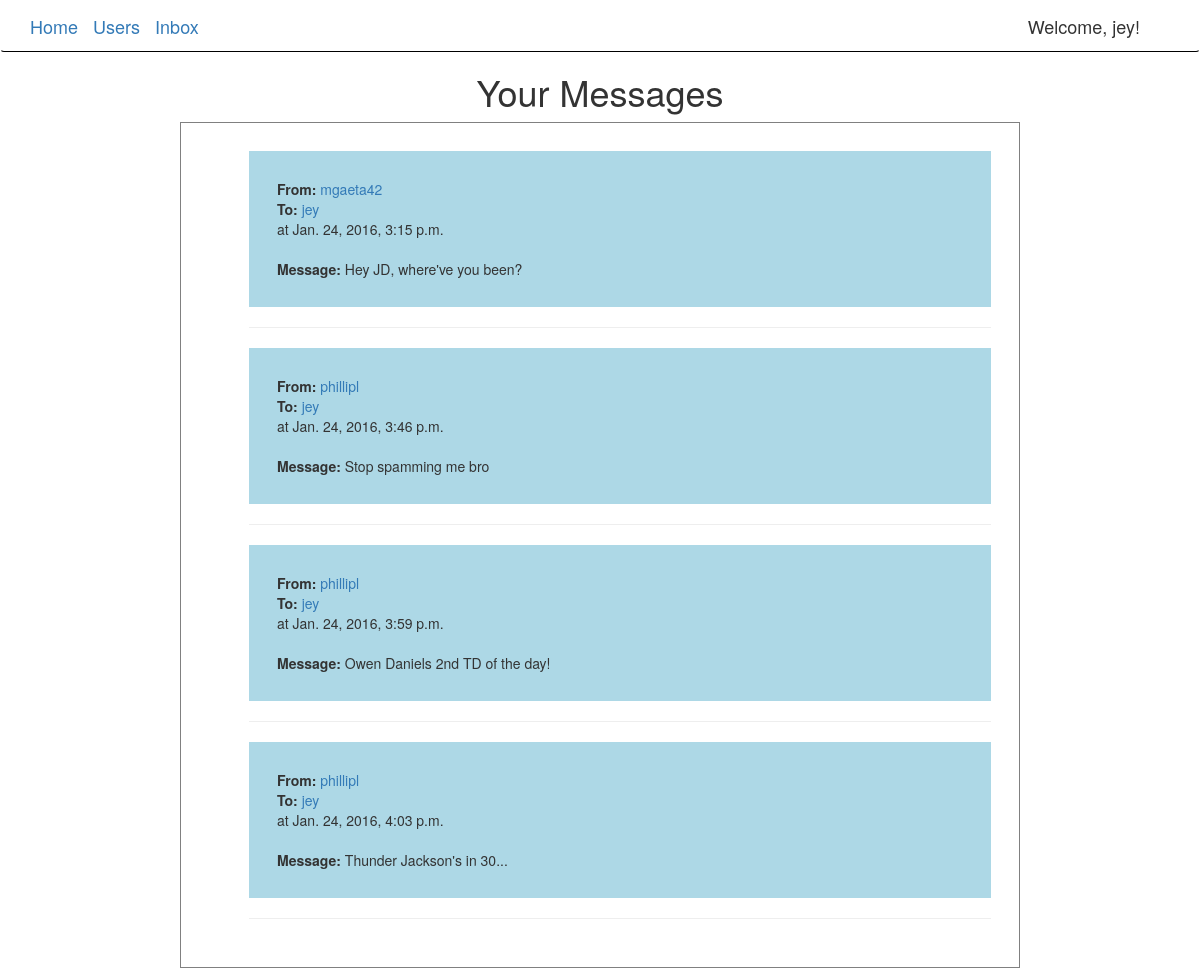
The app's page /demo/your_messages (signed in), older data.
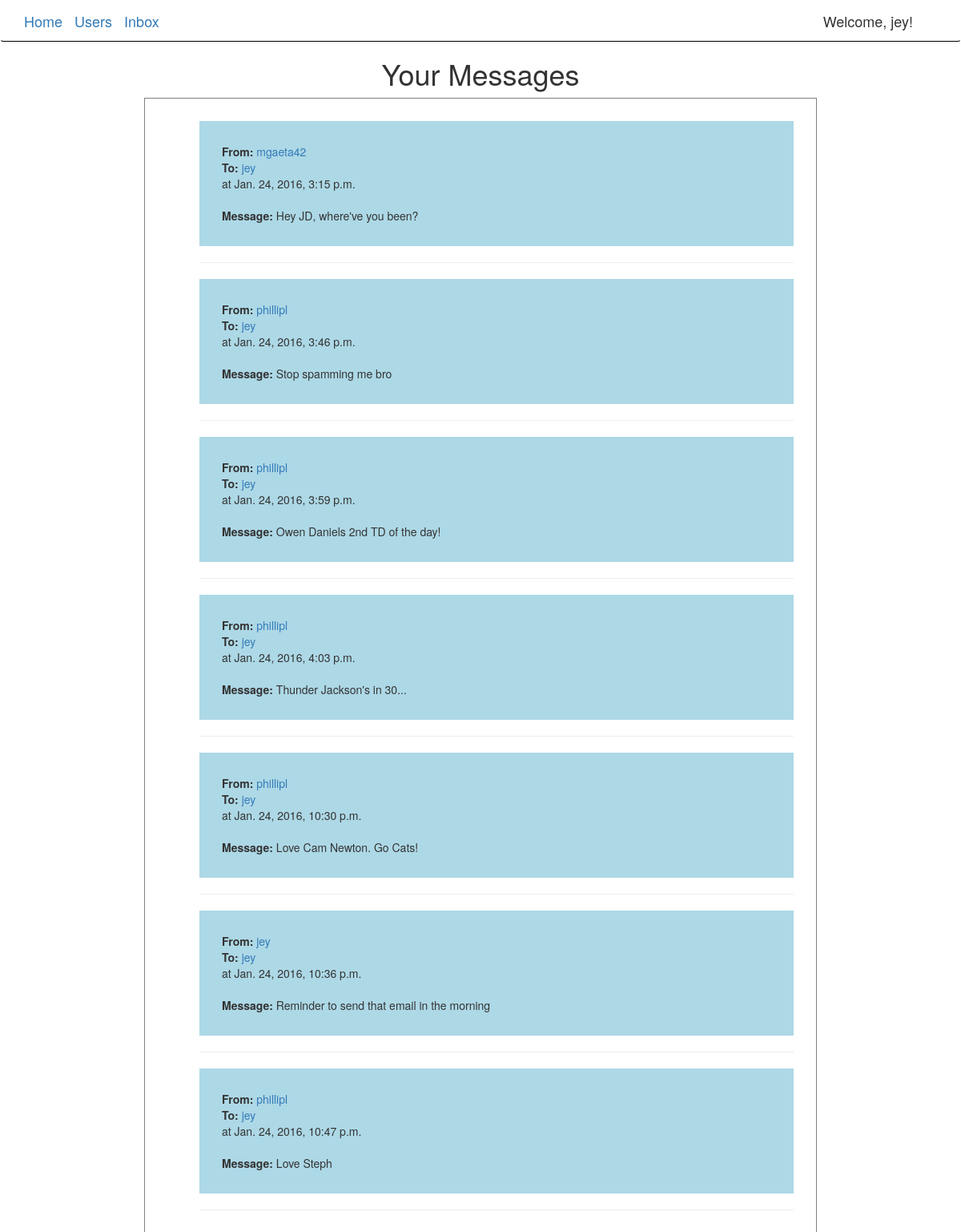
The same page, newer data.
### demo/models.py (models this page shows, shortened)
class Notification(SelfPublishModel, models.Model):
    serializer_class = NotificationSerializer
    message = models.TextField()
    user = models.ForeignKey(settings.AUTH_USER_MODEL, related_name='receiving_user')
    sending_user = models.ForeignKey(settings.AUTH_USER_MODEL, related_name='sending_user', default = DEFAULT_USER_ID)
    created = models.DateTimeField(auto_now_add=True)

### demo/views.py (the view)
def your_messages(request):
	current_user=request.user
	context=RequestContext(request)
	context_dict = {}
	your_messages = Notification.objects.filter(user=current_user)
	context_dict['your_messages'] = your_messages
	return render_to_response('your_messages.html', context_dict, context)

### templates/your_messages.html (shortened to what this page needs)
<!DOCTYPE html>
{% extends 'base.html' %}
{% load static %}
{% load swampdragon_tags %}
{% block content %}
	{% block bodyblock %}
	<h1>Your Messages</h1>
	<div class="recent-messages">
		<ul id="notifications">
		    {% for notification in your_messages %}
		    	{% if notification.user == user %}
		    	<div id="alternate_color">
		    	{% endif %}
				    <li><div id="detail">From:  </div>
				    	<a href="/new_message/{{ notification.sending_user.id }}">{{ notification.sending_user }} </a>
				    </li>
				    <li> <div id="detail">To: </div>
				    	<a href="/new_message/{{ notification.user.id }}">{{ notification.user }} </a>
				    </li>
				    <li>at {{ notification.created }}</li></br>
				    <li><div id="detail">Message: </div>{{ notification.message }}</li>
		    	{% if notification.user == user %}
		    	</div>
		    	{% endif %}
			    <hr>
		    {% endfor %}
		</ul>
	</div>
	{% endblock %}
{% endblock %}

### templates/base.html (shortened to what this page needs)
{% load static %}
{% load swampdragon_tags %}
<head>
<link rel="stylesheet" href="{{ STATIC_URL }}notifications.css">
<link rel="stylesheet" href="https://maxcdn.bootstrapcdn.com/bootstrap/3.3.6/css/bootstrap.min.css">
<link rel="stylesheet" href="https://maxcdn.bootstrapcdn.com/bootstrap/3.3.6/css/bootstrap-theme.min.css">
</head>
<div class="navbar navbar" role="navigation">
	  <div class="container">
	    <div class="navbar-header">
	      <a class="navbar-brand" href="/home/">Home</a>
	      <a class="navbar-brand" href="/users/">Users</a>
	      <a class="navbar-brand" href="/home/your_messages/">Inbox</a>
	    </div>
	    <div class="navbar-collapse collapse">
	      <ul class="nav navbar-nav pull-right">
	          {% if user and not user.is_anonymous %}
	          <li class="navbar-brand">Welcome, {{ user }}!</li>
	          {% else %}
	          	<a class="navbar-brand" href="/admin">Admin Login</a>
	          {% endif %}
	      </ul>
	  </div>
	</div>
</div>
{% block content %}{% endblock %}

### static/notifications.css (style rules this page uses)
li { list-style-type:none; }
.recent-messages, .list-users { border: 1px solid gray; width: 70%; margin-left: 15%; padding: 2em; }
h1 { text-align: center; }
.navbar.navbar { border-bottom: 1px solid black; }
#detail { font-weight: bold; display: inline; }
#alternate_color { background-color: lightblue; padding: 2em; }

Row changes from the older to the newer data that the page shows:
added Notification: sending_user "phillipl", user "jey", created "Jan. 24, 2016, 10:30 p.m.", message "Love Cam Newton. Go Cats!"
added Notification: sending_user "jey", user "jey", created "Jan. 24, 2016, 10:36 p.m.", message "Reminder to send that email in the morning"
added Notification: sending_user "phillipl", user "jey", created "Jan. 24, 2016, 10:47 p.m.", message "Love Steph"
